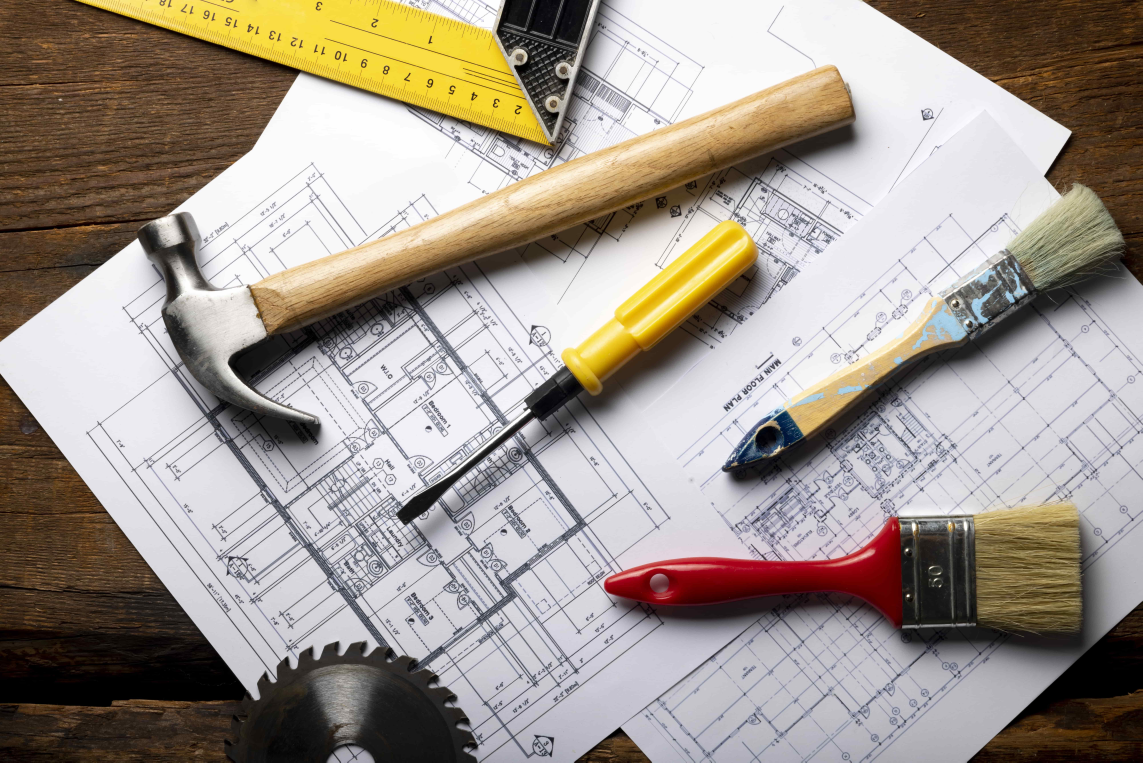
#> input picture assets/media/main-page/hero/home-1920.jpg, 7999 x 5335 px (shown at 1/7 size); its folder holds only this picture in this run
$ python convert_images_to_webp.py
#> lines starting #> are read from the running program, lines starting #| are printed output that depends on the picture
#!/usr/bin/env python3
"""
Görselleri kullanım yerlerine göre belirli boyutlara sabitleyerek WebP formatına dönüştürür.
"""

import os
import re
from pathlib import Path
from PIL import Image
import json

# Kullanım yerlerine göre boyut tanımlamaları
IMAGE_SIZES = {
    # Hero görselleri
    'hero': {
        'main-page/hero': (1920, 1560),
    },
    # Servis hero görselleri (kategori kartları)
    'service-hero': {
        'service/': (800, 560),
    },
    # Servis kart görselleri
    'service-card': {
        'service/': (800, 450),
    },
    # Logo görselleri
    'logo': {
        'logo/': None,  # Orijinal boyut korunur, sadece format değişir
    },
    # Galeri görselleri
    'gallery': {
        'gallery/': {
            '800': (800, 450),
            '1280': (1280, 720),
            '1920': (1920, 720),
            '400': (400, 225),
        }
    },
    # Hakkımızda sayfası görselleri
    'about': {
        'about/brands': (240, 120),
        'about/team': (400, 400),
    },
}

def get_image_size_from_path(image_path, html_files):
    """
    Görsel yoluna göre kullanım yerini ve boyutunu belirler.
    """
    image_path_str = str(image_path).replace('\\', '/')
    image_name = os.path.basename(image_path)

    # Hero görselleri
    if 'main-page/hero' in image_path_str or 'hero' in image_path_str and 'main-page' in image_path_str:
        return (1920, 1560)

    # Logo görselleri - orijinal boyut korunur
    if 'logo' in image_path_str.lower():
        return None

    # Galeri görselleri - klasör adından boyut belirlenir
    if 'gallery' in image_path_str.lower():
        parts = image_path_str.split('/')
        for part in parts:
            if part in ['800', '1280', '1920', '400']:
                size_map = {
                    '800': (800, 450),
                    '1280': (1280, 720),
                    '1920': (1920, 720),
                    '400': (400, 225),
                }
                return size_map.get(part, (800, 450))
        # Varsayılan galeri boyutu
        return (800, 450)

    # Hakkımızda görselleri
    if 'about' in image_path_str.lower() or '/media/about' in image_path_str:
        if 'brands' in image_path_str.lower() or 'brand' in image_name.lower():
            return (240, 120)
        if 'team' in image_path_str.lower():
            return (400, 400)

    # Servis görselleri - HTML'den boyut bilgisi al
    if 'service' in image_path_str.lower():
        # HTML dosyalarında bu görselin kullanımını ara
        for html_file in html_files:
            try:
                with open(html_file, 'r', encoding='utf-8', errors='ignore') as f:
                    content = f.read()
                    # Görsel adını içeren img etiketini bul
                    # Farklı path formatlarını dene
                    patterns = [
                        image_name,
                        image_path_str.replace('\\', '/'),
                        os.path.basename(image_path_str),
                    ]

                    for pattern in patterns:
                        # src attribute'unda görseli ara
                        escaped_pattern = re.escape(pattern)
                        img_pattern = rf'<img[^>]*src=["\']?[^"\']*{escaped_pattern}[^"\']*["\']?[^>]*>'
                        match = re.search(img_pattern, content, re.IGNORECASE)
                        if match:
                            img_tag = match.group(0)
                            # width ve height özelliklerini çıkar
                            width_match = re.search(r'width=["\']?(\d+)', img_tag, re.IGNORECASE)
                            height_match = re.search(r'height=["\']?(\d+)', img_tag, re.IGNORECASE)
                            if width_match and height_match:
                                return (int(width_match.group(1)), int(height_match.group(1)))
            except Exception as e:
                continue

        # HTML'de bulunamazsa, dosya adına göre tahmin et
        if 'hero' in image_name.lower() or 'hero' in image_path_str.lower():
            return (800, 560)
        return (800, 450)

    # Varsayılan: HTML'den boyut bilgisi al
    for html_file in html_files:
        try:
            with open(html_file, 'r', encoding='utf-8', errors='ignore') as f:
                content = f.read()
                escaped_name = re.escape(image_name)
                img_pattern = rf'<img[^>]*src=["\']?[^"\']*{escaped_name}[^"\']*["\']?[^>]*>'
                match = re.search(img_pattern, content, re.IGNORECASE)
                if match:
                    img_tag = match.group(0)
                    width_match = re.search(r'width=["\']?(\d+)', img_tag, re.IGNORECASE)
                    height_match = re.search(r'height=["\']?(\d+)', img_tag, re.IGNORECASE)
                    if width_match and height_match:
                        return (int(width_match.group(1)), int(height_match.group(1)))
        except:
            continue

    # Varsayılan: orijinal boyut korunur
    return None

def resize_image(image, target_size):
    """
    Görseli hedef boyuta yeniden boyutlandırır (aspect ratio korunarak, crop ile).
    """
    if target_size is None:
        return image

    # Mevcut boyutlar
    current_width, current_height = image.size
    target_width, target_height = target_size

    # Aspect ratio'ları hesapla
    current_ratio = current_width / current_height
    target_ratio = target_width / target_height

    # Aspect ratio'ya göre resize ve crop
    if current_ratio > target_ratio:
        # Görsel daha geniş, yüksekliğe göre resize et
        new_height = target_height
        new_width = int(current_width * (target_height / current_height))
        image = image.resize((new_width, new_height), Image.Resampling.LANCZOS)
        # Genişliği crop et
        left = (new_width - target_width) // 2
        image = image.crop((left, 0, left + target_width, target_height))
    else:
        # Görsel daha yüksek, genişliğe göre resize et
        new_width = target_width
        new_height = int(current_height * (target_width / current_width))
        image = image.resize((new_width, new_height), Image.Resampling.LANCZOS)
        # Yüksekliği crop et
        top = (new_height - target_height) // 2
        image = image.crop((0, top, target_width, top + target_height))

    return image

def convert_to_webp(image_path, output_path, target_size=None, quality=85):
    """
    Görseli WebP formatına dönüştürür.
    """
    try:
        with Image.open(image_path) as img:
            # RGBA moduna çevir (transparency için)
            if img.mode in ('RGBA', 'LA', 'P'):
                if img.mode == 'P':
                    img = img.convert('RGBA')
            else:
                img = img.convert('RGB')

            # Boyutlandır
            if target_size:
                img = resize_image(img, target_size)

            # WebP olarak kaydet
            output_path.parent.mkdir(parents=True, exist_ok=True)

            save_kwargs = {
                'format': 'WEBP',
                'quality': quality,
                'method': 6,  # Yavaş ama daha iyi sıkıştırma
            }

            # Transparency varsa
            if img.mode in ('RGBA', 'LA'):
                save_kwargs['lossless'] = False
                img.save(output_path, **save_kwargs)
            else:
                img.save(output_path, **save_kwargs)

            return True
    except Exception as e:
        print(f"Hata: {image_path} -> {e}")
        return False

def find_all_images(root_dir):
    """
    Tüm görsel dosyalarını bulur.
    """
    image_extensions = {'.jpg', '.jpeg', '.png', '.gif', '.bmp'}
    images = []

    for root, dirs, files in os.walk(root_dir):
        # .git ve node_modules gibi klasörleri atla
        dirs[:] = [d for d in dirs if d not in {'.git', 'node_modules', '__pycache__'}]

        for file in files:
            if Path(file).suffix.lower() in image_extensions:
                images.append(Path(root) / file)

    return images

def find_html_files(root_dir):
    """
    Tüm HTML dosyalarını bulur.
    """
    html_files = []
    for root, dirs, files in os.walk(root_dir):
        dirs[:] = [d for d in dirs if d not in {'.git', 'node_modules', '__pycache__'}]
        for file in files:
            if file.endswith('.html'):
                html_files.append(Path(root) / file)
    return html_files

# [118 lines left out: function update_html_references, not called in this run]

def main():
    root_dir = Path('.')

    print("Görseller aranıyor...")
    images = find_all_images(root_dir)
    print(f"{len(images)} görsel bulundu.")

    print("HTML dosyaları aranıyor...")
    html_files = find_html_files(root_dir)
    print(f"{len(html_files)} HTML dosyası bulundu.")

    image_mappings = {}  # Eski yol -> Yeni yol
    converted_count = 0
    failed_count = 0

    for image_path in images:
        # WebP zaten varsa atla
        if image_path.suffix.lower() == '.webp':
            continue

        # Kullanım yerine göre boyut belirle
        target_size = get_image_size_from_path(image_path, html_files)

        # WebP çıktı yolu
        webp_path = image_path.with_suffix('.webp')

        print(f"İşleniyor: {image_path} -> {webp_path} (Boyut: {target_size})")

        # Dönüştür
        if convert_to_webp(image_path, webp_path, target_size):
            # Eski yol -> Yeni yol eşleşmesi
#> in convert_to_webp, img is the input picture: PIL image 7999x5335 RGB; mean R, G, B 159.8, 150.5, 141.3
#> in resize_image, `image = image.crop((left, 0, left + target_width, target_height))`:
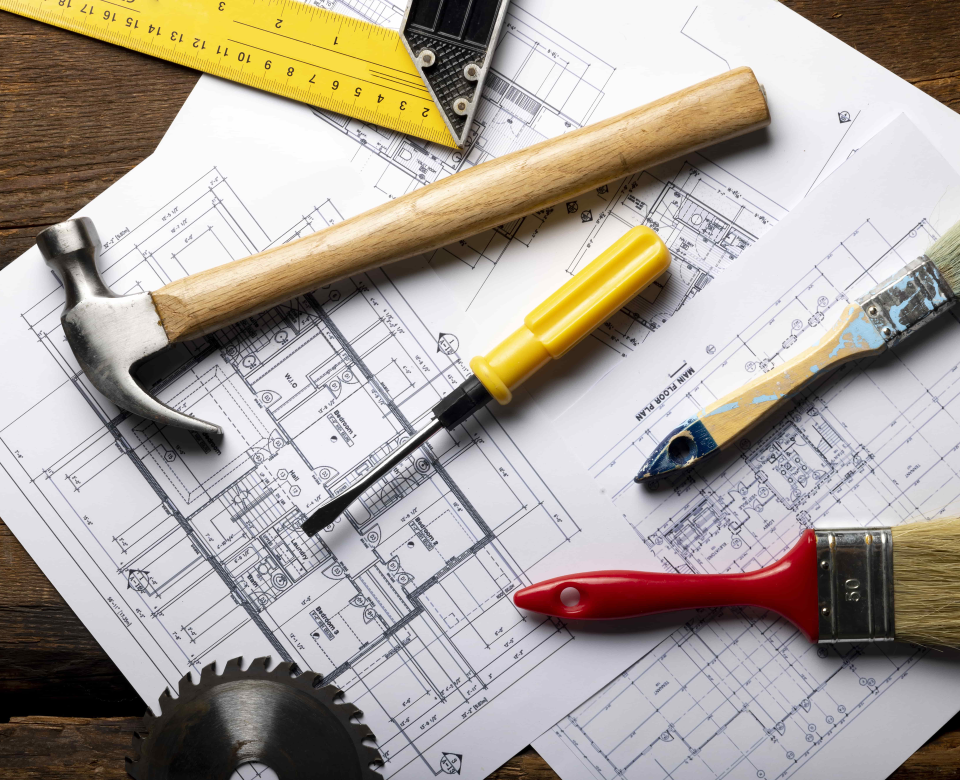
#> image: PIL image 1920x1560 RGB (shown at 1/2 size); mean R, G, B 171, 162.6, 154
            old_path = str(image_path).replace('\\', '/')
            new_path = str(webp_path).replace('\\', '/')

            # Başlangıçtaki ./ veya .\ karakterlerini kaldır
            if old_path.startswith('./'):
                old_path = old_path[2:]
            if new_path.startswith('./'):
                new_path = new_path[2:]

            image_mappings[old_path] = new_path
            image_mappings[os.path.basename(old_path)] = new_path

            converted_count += 1
        else:
            failed_count += 1

    print(f"\nDönüştürme tamamlandı: {converted_count} başarılı, {failed_count} başarısız")

    # HTML dosyalarını güncelle
    if image_mappings:
        print("\nHTML dosyaları güncelleniyor...")
        updated_count = 0
        for html_file in html_files:
            if update_html_references(html_file, image_mappings):
                updated_count += 1
                try:
                    print(f"Güncellendi: {html_file}")
                except UnicodeEncodeError:
                    print(f"Güncellendi: {str(html_file)}")

        print(f"\n{updated_count} HTML dosyası güncellendi.")

    print("\nİşlem tamamlandı!")

if __name__ == '__main__':
    main()
